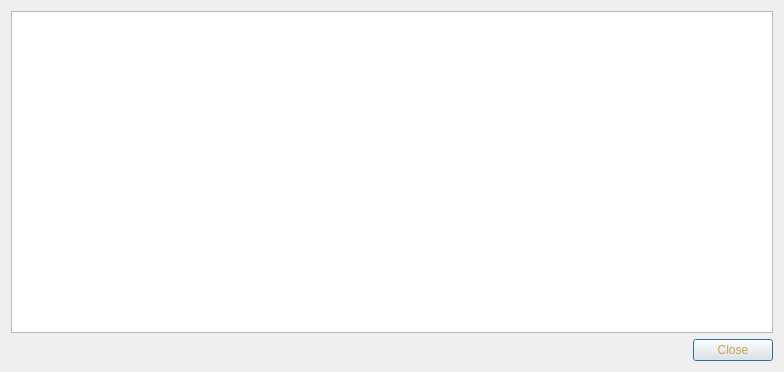
<?xml version="1.0" encoding="UTF-8"?>
<ui version="4.0">
 <class>TransactionDescDialog</class>
 <widget class="QDialog" name="TransactionDescDialog">
  <property name="geometry">
   <rect>
    <x>0</x>
    <y>0</y>
    <width>784</width>
    <height>372</height>
   </rect>
  </property>
  <property name="windowTitle">
   <string>Transaction details</string>
  </property>
  <property name="styleSheet">
   <string notr="true">background-image: url(:/images/bkg2);
color: rgb(206, 163, 76);</string>
  </property>
  <layout class="QVBoxLayout" name="verticalLayout">
   <item>
    <widget class="QTextEdit" name="detailText">
     <property name="toolTip">
      <string>This pane shows a detailed description of the transaction</string>
     </property>
     <property name="readOnly">
      <bool>true</bool>
     </property>
    </widget>
   </item>
   <item>
    <widget class="QDialogButtonBox" name="buttonBox">
     <property name="orientation">
      <enum>Qt::Horizontal</enum>
     </property>
     <property name="standardButtons">
      <set>QDialogButtonBox::Close</set>
     </property>
    </widget>
   </item>
  </layout>
 </widget>
 <resources/>
 <connections>
  <connection>
   <sender>buttonBox</sender>
   <signal>accepted()</signal>
   <receiver>TransactionDescDialog</receiver>
   <slot>accept()</slot>
   <hints>
    <hint type="sourcelabel">
     <x>248</x>
     <y>254</y>
    </hint>
    <hint type="destinationlabel">
     <x>157</x>
     <y>274</y>
    </hint>
   </hints>
  </connection>
  <connection>
   <sender>buttonBox</sender>
   <signal>rejected()</signal>
   <receiver>TransactionDescDialog</receiver>
   <slot>reject()</slot>
   <hints>
    <hint type="sourcelabel">
     <x>316</x>
     <y>260</y>
    </hint>
    <hint type="destinationlabel">
     <x>286</x>
     <y>274</y>
    </hint>
   </hints>
  </connection>
 </connections>
</ui>
